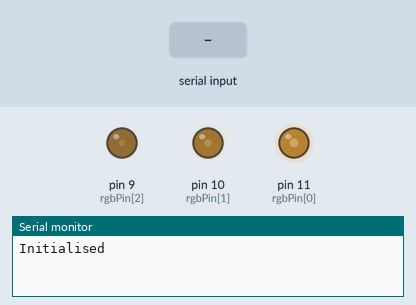
Bench run of a sketch on a simulated Arduino Uno, built with avr-gcc and run on an emulated ATmega328P. Parts: output pins drawn as LEDs (lit = HIGH), the last lines printed to the serial monitor. The inputs (shaded band) are chosen by the test bench. Random numbers use the default seed unless the sketch sets one.

Above: at 1.2 s.
1.3 s: "h200\n" received over Serial
At 1.8 s:
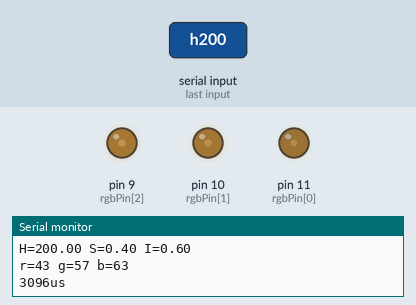
2.8 s: "e" received over Serial
At 4.1 s:
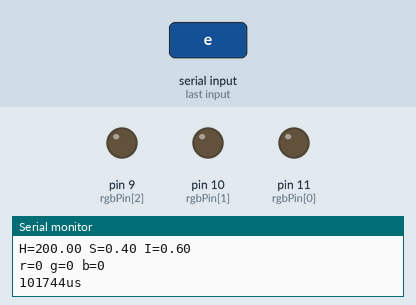
4.4 s: byte 104 ('h') received over Serial
At 5.4 s:
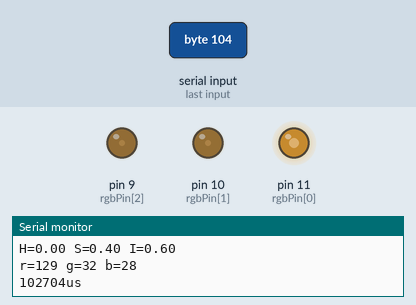
6.0 s: "?" received over Serial
At 6.6 s:
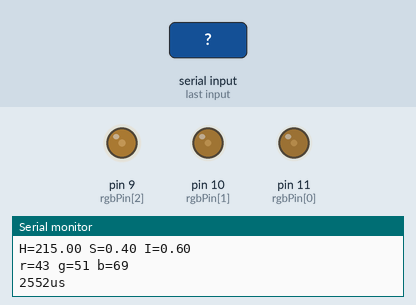
7.5 s: "r90\n" received over Serial
At 8.7 s:
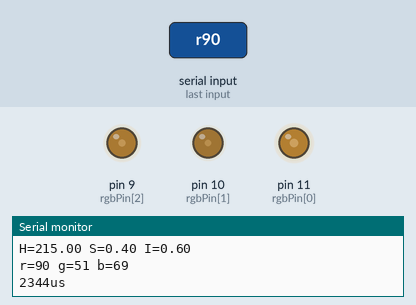
9.0 s: "g90\n" received over Serial
At 10.0 s:
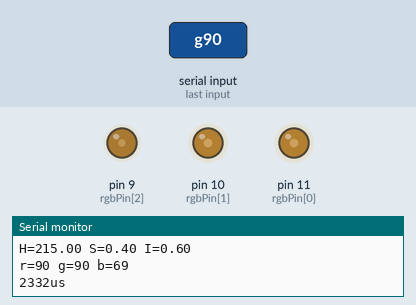
Timing chart, 0 to 11.5 s (numbered marks = the images above; inputs shaded):
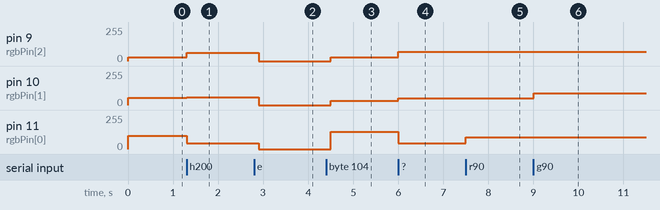

Measured:
- after the input at 1.3 s, pin 9 (rgbPin[2]): 28/255 → 63/255 at once; pin 10 (rgbPin[1]): 54/255 → 57/255 at once; pin 11 (rgbPin[0]): 100/255 → 43/255 at once
- after the input at 2.8 s, pin 9 (rgbPin[2]): 63/255 → 0/255 after 0.10 s; pin 10 (rgbPin[1]): 57/255 → 0/255 after 0.10 s; pin 11 (rgbPin[0]): 43/255 → 0/255 after 0.10 s
- after the input at 4.4 s, pin 9 (rgbPin[2]): 0/255 → 28/255 after 0.10 s; pin 10 (rgbPin[1]): 0/255 → 32/255 after 0.10 s; pin 11 (rgbPin[0]): 0/255 → 129/255 after 0.10 s
- after the input at 6.0 s, pin 9 (rgbPin[2]): 28/255 → 69/255 at once; pin 10 (rgbPin[1]): 32/255 → 51/255 at once; pin 11 (rgbPin[0]): 129/255 → 43/255 at once
- after the input at 7.5 s, pin 11 (rgbPin[0]): 43/255 → 90/255 at once
- after the input at 9.0 s, pin 10 (rgbPin[1]): 51/255 → 90/255 at once

The sketch:

Serial_input_HSI_Processing.ino
```cpp
/* This sketch is designed to take HSI/RGB inputs and output RGB PWM
 * Commands are in the form [Letter][number]
 * e.g to set hue to 200 the input is "h200", you can chain commands, e.g. "h200 s0.4 i0.8"
 * Commands can be input manually using the serial monitor or from another program
 *
 * Additional commands: ? - random hue, u - undo last change
 */

#include<math.h>

int rgbPin[3] = {11, 10, 9}; //the pins for Red, Green and Blue respectively.
int rgbInput[3] = {0};
int rgbVal[3] = {0};
float hsiVal[3] = {0};
int prevVal[3] = {0};
int mode = 0;

unsigned long startTime,stopTime, time;
float fadeRate = 0.1;

void setup() {

  pinMode(rgbPin[0], OUTPUT);
  pinMode(rgbPin[1], OUTPUT);
  pinMode(rgbPin[2], OUTPUT);

  //inititial val
  hsiVal[0] = 31.0;
  hsiVal[1] = 0.400;
  hsiVal[2] = 0.600;
  hsi2rgb(hsiVal[0],hsiVal[1],hsiVal[2],rgbInput);
  setVal(rgbInput[0], rgbInput[1], rgbInput[2]);
  rgbWrite();
  printVals();
  Serial.begin(57600);
  while(!Serial);
  Serial.setTimeout(100);
  Serial.println(F("Initialised"));
  time = millis();

}

void loop() {
  byte updateFlag = 0;
  byte hsiFlag = 0;
  while (Serial.available() > 0) {
    //startTime = micros();
    char inputChar = Serial.read();
    if(!updateFlag){
      delayMicroseconds(100);
      rgbInput[0] = -1;
      rgbInput[1] = -1;
      rgbInput[2] = -1;
      startTime = micros();
    }

    if (inputChar == 'r') {
      rgbInput[0] = Serial.parseInt();
    } else if (inputChar == 'g') {
      rgbInput[1] = Serial.parseInt();
    } else if (inputChar == 'b') {
      rgbInput[2] = Serial.parseInt();
    } else if (inputChar == 'u') {
      undo();
      Serial.println("Undo");
    } else if (inputChar == 'h') {
      hsiVal[0] = Serial.parseFloat();
      hsiFlag = 1;
    } else if (inputChar == 's') {
      hsiVal[1] = Serial.parseFloat();
      hsiFlag = 1;
    } else if (inputChar == 'i') {
      hsiVal[2] = Serial.parseFloat();
      hsiFlag = 1;
    } else if (inputChar == '?') {
      hsiVal[0] = ((int)hsiVal[0]+random(60,241))%360;
      hsiFlag = 1;
    } else if (inputChar == 'f') {
      fadeRate = Serial.parseFloat();
      fadeRate = constrain(fadeRate,0,359);
      if(mode == 1){
        mode = 0;
      } else {
        mode = 1;
      }
    } else if (inputChar == 'e') {
      int scaleFactor = Serial.parseInt();
      scaleFactor = constrain(scaleFactor,0,255);
      int largestVal = findLargest();
      rgbInput[0] = (int)(((unsigned int)rgbVal[0]*scaleFactor)/largestVal);
      rgbInput[1] = (int)(((unsigned int)rgbVal[1]*scaleFactor)/largestVal);
      rgbInput[2] = (int)(((unsigned int)rgbVal[2]*scaleFactor)/largestVal);
      Serial.print(F("Scaled to "));
      Serial.println(scaleFactor);
    } else if (inputChar == '/') {
      rgbInput[0] = 0;
      rgbInput[1] = 0;
      rgbInput[2] = 0;
      mode = 0;
    }
    updateFlag = 1;
    delayMicroseconds(100);
  }

  if (updateFlag) {
    if(hsiFlag){
      hsi2rgb(hsiVal[0],hsiVal[1],hsiVal[2],rgbInput);
    }
    setVal(rgbInput[0], rgbInput[1], rgbInput[2]);
    printVals();
    rgbWrite();
    stopTime = micros();
    Serial.print(stopTime - startTime);
    Serial.println("us");
  }

  if((mode==1)&&(millis()-time>10)){
    hsiVal[0] += fadeRate;// /(float)sqrt(((int)hsiVal+60)%60);
    if(hsiVal[0]>360){
      hsiVal[0] -= 360;
    }
    hsiWrite();
    time = millis();
  }

}

void rgbWrite() {
  for (int i = 0; i < 3; i++) {
    rgbVal[i] = constrain(rgbVal[i], 0, 255);
    analogWrite(rgbPin[i], rgbVal[i]);
  }
}

void printVals() {
  Serial.print("H=");
  Serial.print(hsiVal[0]);
  Serial.print(" S=");
  Serial.print(hsiVal[1]);
  Serial.print(" I=");
  Serial.println(hsiVal[2]);

  Serial.print("r=");
  Serial.print(rgbVal[0]);
  Serial.print(" g=");
  Serial.print(rgbVal[1]);
  Serial.print(" b=");
  Serial.println(rgbVal[2]);
}

void undo() {
  rgbVal[0] = prevVal[0];
  rgbVal[1] = prevVal[1];
  rgbVal[2] = prevVal[2];
}

void hsiWrite(){
  hsi2rgb(hsiVal[0],hsiVal[1],hsiVal[2],rgbVal);
  rgbWrite();
}

void setVal(int rVal, int gVal, int bVal) {
  //if there are valid inputs, save state
  if ((rVal != -1) || (gVal != -1) || (bVal != -1)) {
    prevVal[0] = rgbVal[0];
    prevVal[1] = rgbVal[1];
    prevVal[2] = rgbVal[2];
  }
  if ((rVal > -1)) {
    rgbVal[0] = rVal;
  }
  if ((gVal > -1)) {
    rgbVal[1] = gVal;
  }
  if ((bVal > -1)) {
    rgbVal[2] = bVal;
  }
}

void writeVal(int rVal, int gVal, int bVal) {
  setVal(rVal, gVal, bVal);
  rgbWrite();
}

int findLargest(){
  int largest = rgbVal[0];
  if(rgbVal[1]>largest){
    largest = rgbVal[1];
  }
  if(rgbVal[2]>largest){
    largest = rgbVal[2];
  }
  return largest;
}

//convert HSI color space to RGB
void hsi2rgb(float H, float S, float I, int* rgb) {
  const int rMax = 360;
  const int gMax = 270;
  const int bMax = 240;

  int r, g, b;
  H = fmod(H,360); // cycle H around to 0-360 degrees

  H = 3.14159*H/(float)180; // Convert to radians.
  S = S>0?(S<1?S:1):0; // clamp S and I to interval [0,1]
  I = I>0?(I<1?I:1):0;

  // Math! Thanks in part to Kyle Miller.
  if(H < 2.09439) {
    r = rMax*I/3*(1+S*cos(H)/cos(1.047196667-H));
    g = gMax*I/3*(1+S*(1-cos(H)/cos(1.047196667-H)));
    b = bMax*I/3*(1-S);
  } else if(H < 4.188787) {
    H = H - 2.09439;
    g = gMax*I/3*(1+S*cos(H)/cos(1.047196667-H));
    b = bMax*I/3*(1+S*(1-cos(H)/cos(1.047196667-H)));
    r = rMax*I/3*(1-S);
  } else {
    H = H - 4.188787;
    b = bMax*I/3*(1+S*cos(H)/cos(1.047196667-H));
    r = rMax*I/3*(1+S*(1-cos(H)/cos(1.047196667-H)));
    g = gMax*I/3*(1-S);
  }
  rgb[0]=r;
  rgb[1]=g;
  rgb[2]=b;
}
```
